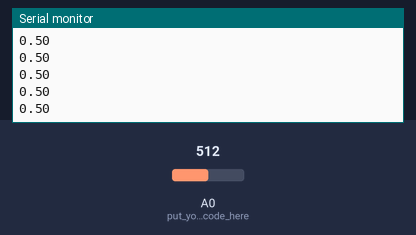
This sketch was run on a simulated Arduino Uno, built with avr-gcc and run on an emulated ATmega328P. Shown: the last lines printed to the serial monitor. The test bench sets the inputs (shaded band); at power-on: A0 (put_your_setup_code_here) = 512.

Above: at 1.2 s.
1.3 s: A0 (put_your_setup_code_here) set to 716
At 1.31 s:
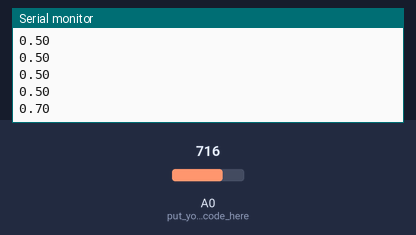
2.8 s: A0 (put_your_setup_code_here) set to 900
At 2.82 s:
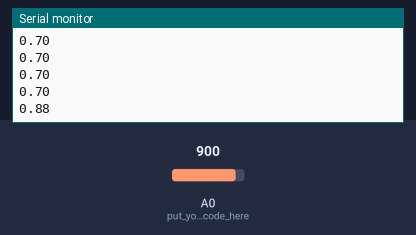
Timing chart, 0 to 5.8 s (numbered marks = the images above; inputs shaded):
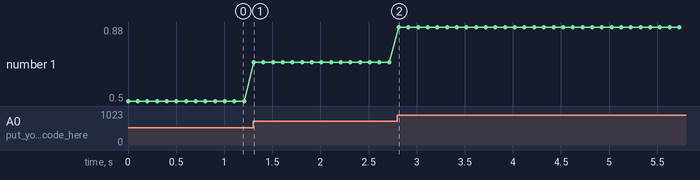

Measured:
- after the input at 1.3 s, the serial monitor: prints a new line at once (image 1)
- after the input at 2.8 s, the serial monitor: prints a new line at once (image 2)
- plotted number 1: 0.5 → 0.7 after the input at 1.3 s, 0.7 → 0.88 after the input at 2.8 s

The sketch:

yewei.ino
```cpp
void setup() {
  Serial.begin(9600);
  pinMode(A0,INPUT);// put your setup code here, to run once:

}

void loop() {
  float x = analogRead(A0);
  Serial.println(x/1023);
  delay(100);// put your main code here, to run repeatedly:

}
```
